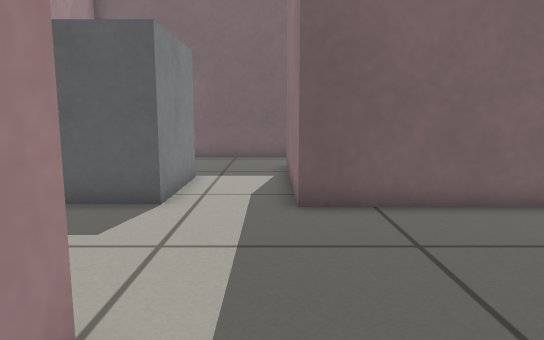
view 1 (above)

18 first-person views from a walk through a world built for the Gazebo simulator. The camera is 0.5 m above the floor, tilts 8° down and sees 70° across. The floor is counted in squares, 0.25 m on a side. Each view is taken from the middle of a square. On the plan, view 1 faces up. The plan holds only what a view shows up to about 19 squares ahead; the rest is blank.

view 2
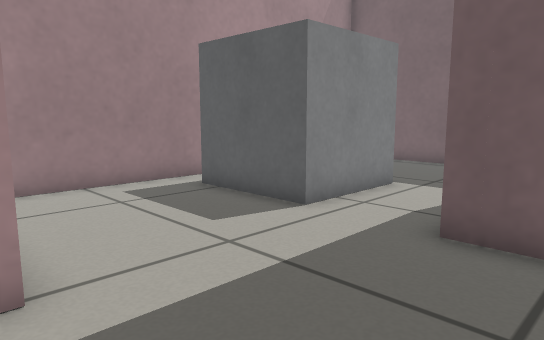

view 3
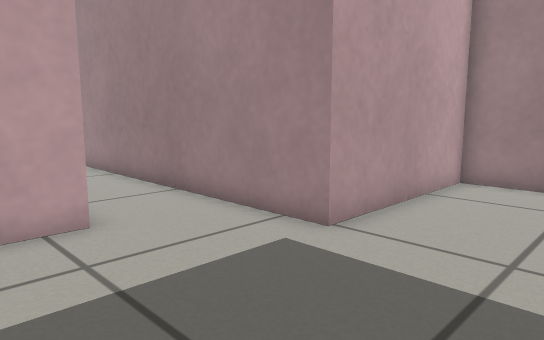

view 4
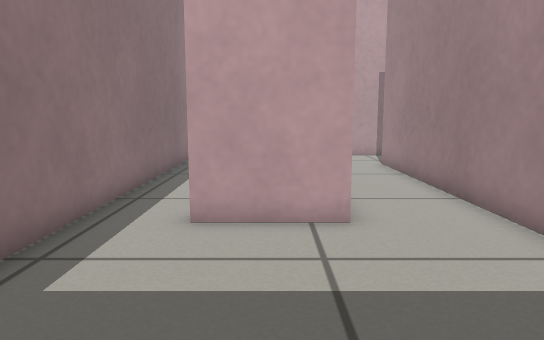

view 5
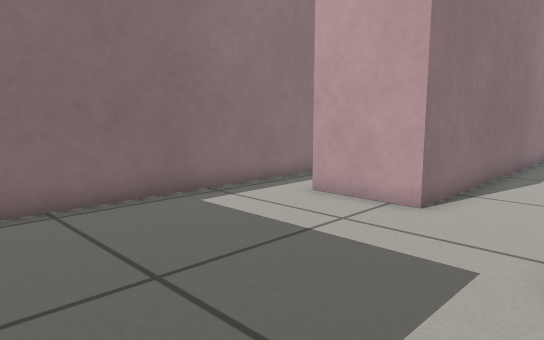

view 6
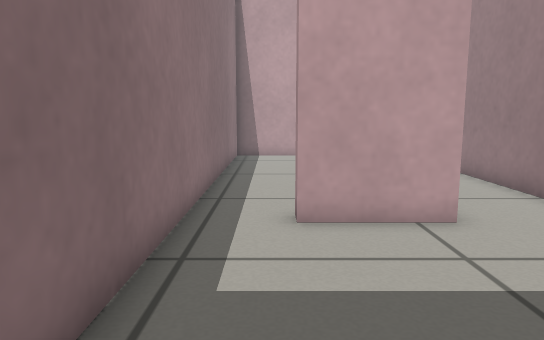

view 7
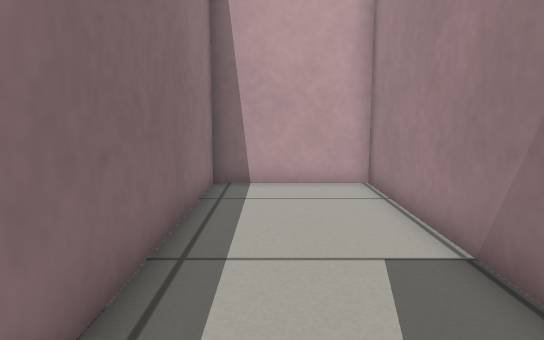

view 8
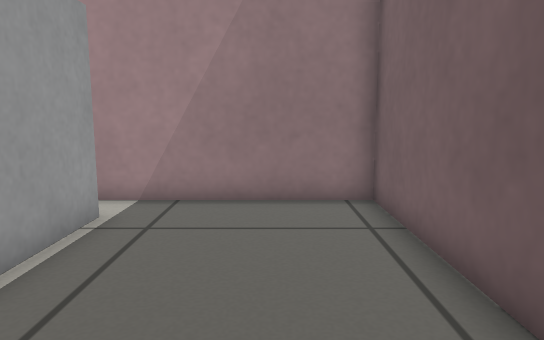

view 9
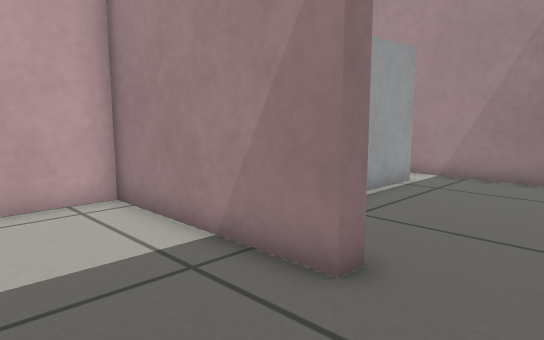

view 10
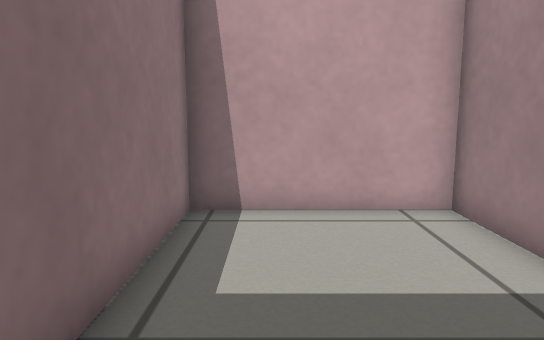

view 11
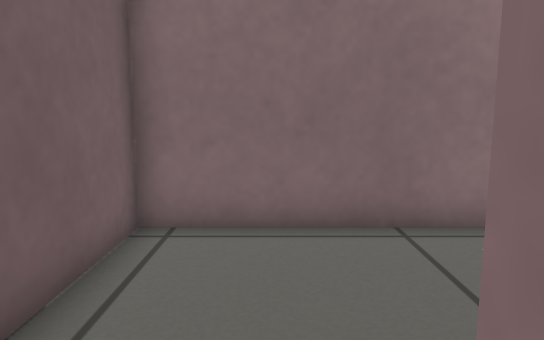

view 12
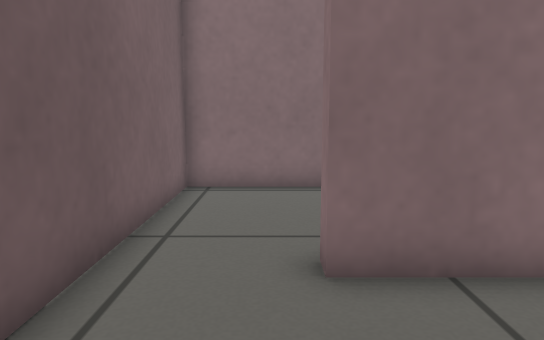

view 13
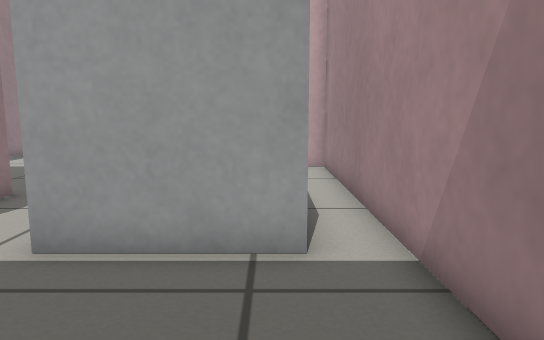

view 14
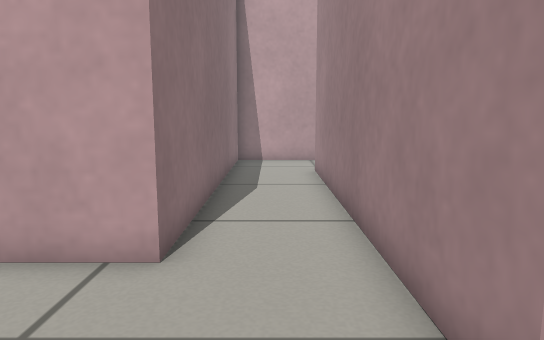

view 15
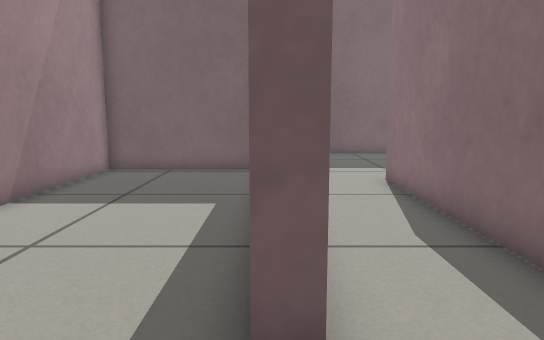

view 16
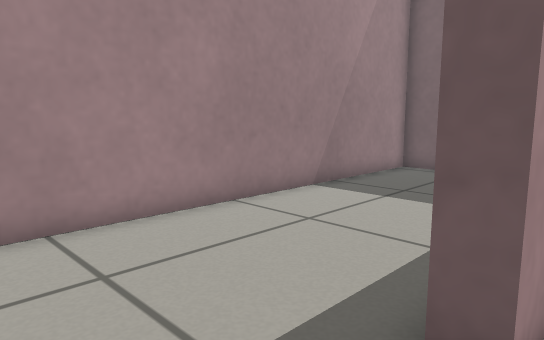

view 17
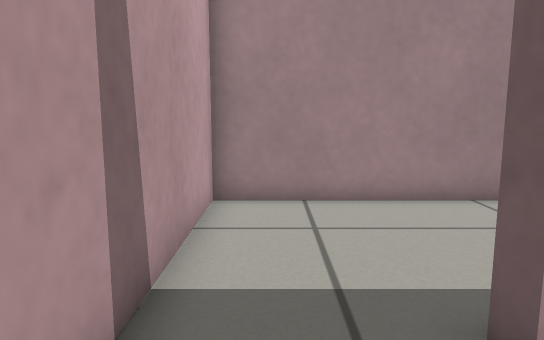

view 18
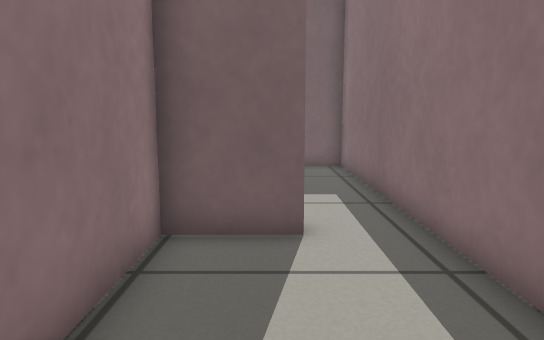

### Floor plan
Key: @ floor where view 1 was taken; # wall or solid block; . floor; B grey box.
Columns run from 8 left of view 1 to 7 right of it. Each row starts with its distance up from view 1.
 19 ################
 18 #..............#
 17 #..............#
 16 #..............#
 15 #........#.....#
 14 #........#.....#
 13 #........#.....#
 12 #.BBBB...#.....#
 11 #.   B...#.....#
 10 #.   B...#.....#
  9 #.BBBB...#######
  8 #........#######
  7 #..............#
  6 #..............#
  5 #..............#
  4 #..............#
  3 #######........#
  2 #######........#
  1 #.....#........#
  0 #.....#.@.###..#
 -1 #.....#...###..#
 -2 #.....#...#....#
 -3 #.....#...#....#
 -4 #.....#...#....#
 -5 #.....#...#....#
 -6 #.....#...#....#
 -7 #.....#...#....#
 -8 #.....#...#....#
 -9 #.....#...#....#
-10 #.........#....#
-11 #.........#....#
-12 #.........#....#
-13 ################

Positions as (right, up) in squares from view 1, and headings:
1: (0, 0), facing up
2: (3, 2), facing up-left
3: (4, 7), facing down-left
4: (3, 7), facing down
5: (-2, 8), facing down-right
6: (5, 7), facing down
7: (5, -1), facing down
8: (1, 16), facing left
9: (5, 18), facing down-left
10: (5, 17), facing down
11: (0, 16), facing right
12: (-4, 16), facing right
13: (-6, 18), facing down
14: (0, 5), facing down
15: (-2, -12), facing up
16: (-1, -12), facing up-left
17: (1, -11), facing left
18: (4, -7), facing up
